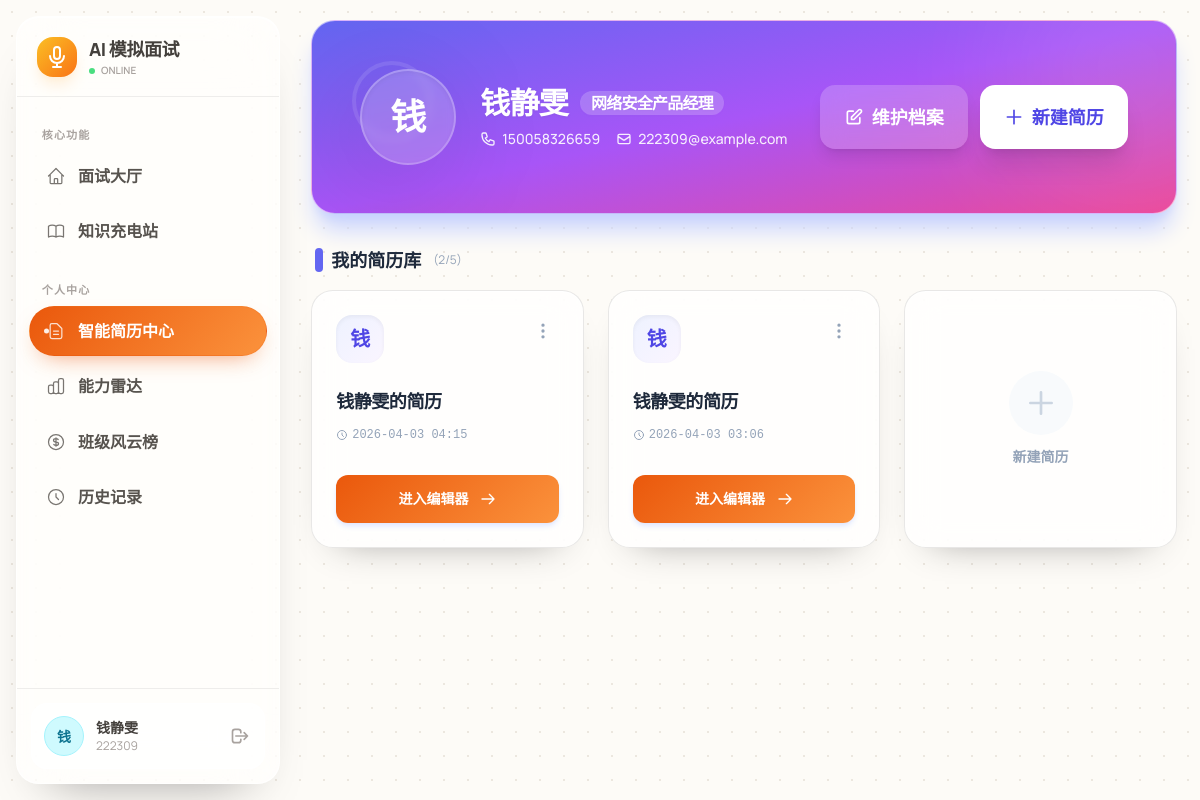
The page /resume_dashboard (signed in) on the database its author committed.
### app/models.py (models this page shows, shortened)
class User(UserMixin, db.Model):
    __tablename__ = 'users'
    id = db.Column(db.Integer, primary_key=True)
    username = db.Column(db.String(50), unique=True, nullable=False)
    password_hash = db.Column(db.String(128))
    truename = db.Column(db.String(50))
    student_id = db.Column(db.String(20), unique=True)
    role = db.Column(db.String(20), default='student')
    department = db.Column(db.String(50))
    class_name = db.Column(db.String(50))
    resume_text = db.Column(db.Text)
    resume_tags = db.Column(db.String(255))  # 用逗号分隔的字符串存储
    profile_info = db.Column(db.JSON)
    created_at = db.Column(db.DateTime, default=datetime.now)

class Resume(db.Model):
    __tablename__ = 'resumes'
    id = db.Column(db.Integer, primary_key=True)
    user_id = db.Column(db.Integer, db.ForeignKey('users.id'))
    title = db.Column(db.String(100), default='我的简历')
    template_id = db.Column(db.String(50), default='modern')
    content = db.Column(db.JSON)  # 存储简历的结构化数据
    created_at = db.Column(db.DateTime, default=datetime.now)
    updated_at = db.Column(db.DateTime, default=datetime.now, onupdate=datetime.now)
    user = db.relationship('User', backref='resumes')

### app/routes.py (the view, shortened to what this page needs)
@bp.route('/resume_dashboard', methods=['GET', 'POST'])
@login_required
def resume_dashboard():
    resumes = Resume.query.filter_by(user_id=current_user.id).order_by(Resume.updated_at.desc()).all()
    return render_template('resume_dashboard.html', resumes=resumes, user=current_user)

### app/templates/resume_dashboard.html (shortened to what this page needs)
{% extends "base.html" %}
{% block content %}
<div class="space-y-8 pb-10">
    <div class="hero rounded-3xl bg-gradient-to-br from-indigo-500 via-purple-500 to-pink-500 text-white shadow-xl shadow-indigo-200 overflow-hidden relative group">
        <div class="absolute bottom-0 left-0 w-40 h-40 bg-black/5 rounded-full blur-2xl"></div>
        <div class="absolute top-10 left-10 w-20 h-20 border-4 border-white/10 rounded-full"></div>
        <div class="hero-content flex-col md:flex-row justify-between w-full p-8 md:p-12 z-10">
            <div class="flex items-center gap-6">
                {% set info = user.profile_info or {} %}
                <div class="avatar placeholder">
                    <div class="bg-white/20 text-white rounded-full w-24 h-24 shadow-inner backdrop-blur-sm border-2 border-white/20">
                        <span class="text-4xl font-bold">{{ (info.get('name') or user.truename or user.username or 'Me')[0] | upper }}</span>
                    </div>
                </div>
                <div>
                    <h1 class="text-3xl font-extrabold tracking-tight mb-2 drop-shadow-sm flex items-center gap-3">
                        {{ info.get('name') or user.truename or '未设置姓名' }}
                        {% if info.get('job_target') %}
                        <span class="badge badge-lg bg-white/20 border-none text-white backdrop-blur-sm">{{ info.get('job_target') }}</span>
                        {% endif %}
                    </h1>
                    <div class="flex flex-wrap gap-4 text-sm font-medium opacity-90">
                        <span class="flex items-center gap-1.5">{{ info.get('phone') or '未填写' }}</span>
                        <span class="flex items-center gap-1.5"><svg xmlns="http://www.w3.org/2000/svg" class="h-4 w-4" fill="none" viewBox="0 0 24 24" stroke="currentColor"><path stroke-linecap="round" stroke-linejoin="round" stroke-width="2" d="M3 8l7.89 5.26a2 2 0 002.22 0L21 8M5 19h14a2 2 0 002-2V7a2 2 0 00-2-2H5a2 2 0 00-2 2v10a2 2 0 002 2z" /></svg>{{ info.get('email') or (user.username ~ '@example.com') }}</span>
                    </div>
                </div>
            </div>
            <div class="flex flex-col md:flex-row gap-3 mt-6 md:mt-0">
                <button onclick="document.getElementById('profile_modal').showModal()" class="btn btn-lg bg-white/20 hover:bg-white/30 border-none text-white backdrop-blur-md shadow-lg gap-2 group-hover:scale-105 transition-all">
                    <svg xmlns="http://www.w3.org/2000/svg" class="h-5 w-5" fill="none" viewBox="0 0 24 24" stroke="currentColor"><path stroke-linecap="round" stroke-linejoin="round" stroke-width="2" d="M11 5H6a2 2 0 00-2 2v11a2 2 0 002 2h11a2 2 0 002-2v-5m-1.414-9.414a2 2 0 112.828 2.828L11.828 15H9v-2.828l8.586-8.586z" /></svg>
                    维护档案
                </button>
                <button onclick="openCreateModal()" class="btn btn-lg bg-white text-indigo-600 hover:bg-indigo-50 border-none shadow-xl gap-2 group-hover:scale-105 transition-all">
                    <svg xmlns="http://www.w3.org/2000/svg" class="h-5 w-5" fill="none" viewBox="0 0 24 24" stroke="currentColor"><path stroke-linecap="round" stroke-linejoin="round" stroke-width="2" d="M12 4v16m8-8H4" /></svg>
                    新建简历
                </button>
            </div>
        </div>
    </div>
    <div>
        <h3 class="font-bold text-lg text-slate-800 flex items-center gap-2 mb-4 px-1">
            <div class="w-2 h-6 bg-indigo-500 rounded-full"></div>
            我的简历库
            <span class="text-xs font-normal text-slate-400 ml-1">({{ resumes|length }}/5)</span>
        </h3>
        {% if not resumes %}
        <div class="text-center py-20 bg-white rounded-3xl border border-dashed border-slate-300 shadow-sm">
            <div class="bg-indigo-50 w-20 h-20 rounded-full flex items-center justify-center mx-auto mb-4 text-indigo-500">
                <svg xmlns="http://www.w3.org/2000/svg" class="h-10 w-10" fill="none" viewBox="0 0 24 24" stroke="currentColor"><path stroke-linecap="round" stroke-linejoin="round" stroke-width="1.5" d="M9 12h6m-6 4h6m2 5H7a2 2 0 01-2-2V5a2 2 0 012-2h5.586a1 1 0 01.707.293l5.414 5.414a1 1 0 01.293.707V19a2 2 0 01-2 2z" /></svg>
            </div>
            <h3 class="text-lg font-bold text-slate-700">暂无简历</h3>
            <p class="text-slate-500 mb-6 mt-2 max-w-md mx-auto">您的简历库空空如也。创建第一份简历，让 AI 面试官更好地了解您。</p>
            <button onclick="openCreateModal()" class="btn btn-primary text-white shadow-lg shadow-indigo-200 px-8 rounded-full">立即创建</button>
        </div>
        {% else %}
        <div class="grid grid-cols-1 md:grid-cols-2 lg:grid-cols-3 gap-6">
            {% for resume in resumes %}
            <div class="card bg-white shadow-[0_2px_15px_-3px_rgba(0,0,0,0.07),0_10px_20px_-2px_rgba(0,0,0,0.04)] hover:shadow-[0_20px_25px_-5px_rgba(0,0,0,0.1),0_10px_10px_-5px_rgba(0,0,0,0.04)] transition-all duration-300 border border-slate-100 group hover:-translate-y-1">
                <div class="card-body p-6">
                    <div class="flex justify-between items-start mb-4">
                        <div class="w-12 h-12 rounded-2xl bg-gradient-to-br from-indigo-50 to-purple-50 text-indigo-600 flex items-center justify-center font-bold text-xl shadow-inner">
                            {{ resume.title[0] | upper }}
                        </div>
                        <div class="dropdown dropdown-end">
                            <label tabindex="0" class="btn btn-sm btn-ghost btn-circle text-slate-400 hover:bg-slate-100">
                                <svg xmlns="http://www.w3.org/2000/svg" class="h-5 w-5" fill="none" viewBox="0 0 24 24" stroke="currentColor"><path stroke-linecap="round" stroke-linejoin="round" stroke-width="2" d="M12 5v.01M12 12v.01M12 19v.01M12 6a1 1 0 110-2 1 1 0 010 2zm0 7a1 1 0 110-2 1 1 0 010 2zm0 7a1 1 0 110-2 1 1 0 010 2z" /></svg>
                            </label>
                        </div>
                    </div>
                    <h2 class="font-bold text-slate-800 text-lg mb-1 truncate tracking-tight">{{ resume.title }}</h2>
                    <p class="text-xs text-slate-400 mb-6 font-mono flex items-center gap-1">
                        <svg xmlns="http://www.w3.org/2000/svg" class="h-3 w-3" fill="none" viewBox="0 0 24 24" stroke="currentColor"><path stroke-linecap="round" stroke-linejoin="round" stroke-width="2" d="M12 8v4l3 3m6-3a9 9 0 11-18 0 9 9 0 0118 0z" /></svg>
                        {{ resume.updated_at.strftime('%Y-%m-%d %H:%M') }}
                    </p>
                    <div class="card-actions mt-auto">
                        <a href="{{ url_for('routes.resume_edit', resume_id=resume.id) }}" class="btn btn-primary w-full text-white shadow-md shadow-indigo-100 group-hover:shadow-indigo-200 border-none rounded-xl">
                            进入编辑器
                            <svg xmlns="http://www.w3.org/2000/svg" class="h-4 w-4 ml-1" fill="none" viewBox="0 0 24 24" stroke="currentColor"><path stroke-linecap="round" stroke-linejoin="round" stroke-width="2" d="M14 5l7 7m0 0l-7 7m7-7H3" /></svg>
                        </a>
                    </div>
                </div>
            </div>
            {% endfor %}
            {% if resumes|length < 5 %}
            <div onclick="openCreateModal()" class="card border-2 border-dashed border-slate-200 hover:border-indigo-400 hover:bg-indigo-50/30 transition-all cursor-pointer flex flex-col items-center justify-center min-h-[240px] group rounded-3xl">
                <div class="w-16 h-16 rounded-full bg-slate-50 group-hover:bg-indigo-100 text-slate-300 group-hover:text-indigo-500 flex items-center justify-center transition-all duration-300 mb-3 group-hover:scale-110">
                    <svg xmlns="http://www.w3.org/2000/svg" class="h-8 w-8" fill="none" viewBox="0 0 24 24" stroke="currentColor"><path stroke-linecap="round" stroke-linejoin="round" stroke-width="2" d="M12 4v16m8-8H4" /></svg>
                </div>
                <span class="text-sm font-bold text-slate-400 group-hover:text-indigo-600 transition-colors">新建简历</span>
            </div>
            {% endif %}
        </div>
        {% endif %}
    </div>
</div>
{% endblock %}

### app/templates/base.html (shortened to what this page needs)
<!DOCTYPE html>
<html data-theme="cupcake" lang="zh-CN">
<head>
    <link href="https://cdn.jsdelivr.net/npm/daisyui@4.12.10/dist/full.min.css" rel="stylesheet" type="text/css" />
    <script src="https://cdn.tailwindcss.com"></script>
</head>
<body class="antialiased">
    <aside id="sidebar" class="fixed sidebar-transition transform -translate-x-full lg:translate-x-0 flex flex-col">
        <div class="h-20 flex items-center px-5 border-b border-stone-200/70">
            <a href="{{ url_for('routes.home') }}" class="flex items-center gap-3 w-full group">
                <div class="w-10 h-10 rounded-2xl bg-gradient-to-br from-amber-400 to-orange-500 flex items-center justify-center shadow-lg shadow-orange-100 group-hover:rotate-3 transition-transform duration-300">
                    <svg xmlns="http://www.w3.org/2000/svg" class="h-6 w-6 text-white" fill="none" viewBox="0 0 24 24" stroke="currentColor">
                        <path stroke-linecap="round" stroke-linejoin="round" stroke-width="2" d="M19 11a7 7 0 01-7 7m0 0a7 7 0 01-7-7m7 7v4m0 0H8m4 0h4m-4-8a3 3 0 01-3-3V5a3 3 0 116 0v6a3 3 0 01-3 3z" />
                    </svg>
                </div>
                <div>
                    <h1 class="text-lg font-extrabold text-stone-700 tracking-tight">AI 模拟面试</h1>
                    <div class="flex items-center gap-1.5">
                        <span class="w-1.5 h-1.5 rounded-full bg-green-400 animate-pulse"></span>
                        <p class="text-[10px] text-stone-400 font-semibold uppercase">Online</p>
                    </div>
                </div>
            </a>
        </div>
        <nav class="flex-1 overflow-y-auto sidebar-content px-3 py-2.5">
            <div class="menu-section-title">核心功能</div>
            <ul class="space-y-1">
                <li>
                    <a href="{{ url_for('routes.home') }}" class="menu-item flex items-center gap-3 px-4 py-3 {{ 'active' if request.endpoint == 'routes.home' else '' }}">
                        <span>面试大厅</span>
                    </a>
                </li>
                <li>
                    <a href="{{ url_for('routes.learning_index') }}" class="menu-item flex items-center gap-3 px-4 py-3 {{ 'active' if request.endpoint and 'learning' in request.endpoint else '' }}">
                        <span>知识充电站</span>
                    </a>
                </li>
            </ul>
            <div class="menu-section-title">个人中心</div>
            <ul class="space-y-1">
                <li>
                    <a href="{{ url_for('routes.resume_dashboard') }}" class="menu-item flex items-center gap-3 px-4 py-3 {{ 'active' if request.endpoint in ['routes.resume_dashboard', 'routes.resume_edit', 'routes.resume_builder', 'routes.profile_basic'] else '' }}">
                        <span>智能简历中心</span>
                    </a>
                </li>
                <li>
                    <a href="{{ url_for('routes.ability_radar') }}" class="menu-item flex items-center gap-3 px-4 py-3 {{ 'active' if request.endpoint == 'routes.ability_radar' else '' }}">
                        <span>能力雷达</span>
                    </a>
                </li>
                <li>
                    <a href="{{ url_for('routes.leaderboard') }}" class="menu-item flex items-center gap-3 px-4 py-3 {{ 'active' if request.endpoint == 'routes.leaderboard' else '' }}">
                        <span>班级风云榜</span>
                    </a>
                </li>
                <li>
                    <a href="{{ url_for('routes.history') }}" class="menu-item flex items-center gap-3 px-4 py-3 {{ 'active' if request.endpoint == 'routes.history' else '' }}">
                        <svg xmlns="http://www.w3.org/2000/svg" class="h-5 w-5 opacity-80" fill="none" viewBox="0 0 24 24" stroke="currentColor"><path stroke-linecap="round" stroke-linejoin="round" stroke-width="1.5" d="M12 8v4l3 3m6-3a9 9 0 11-18 0 9 9 0 0118 0z" /></svg>
                        <span>历史记录</span>
                    </a>
                </li>
            </ul>
        </nav>
        <div class="p-3.5 border-t border-stone-200/70">
            {% if current_user.is_authenticated %}
                {% set avatar_styles = [
                    'bg-rose-100 text-rose-700 border border-rose-200',
                    'bg-orange-100 text-orange-700 border border-orange-200',
                    'bg-emerald-100 text-emerald-700 border border-emerald-200',
                    'bg-cyan-100 text-cyan-700 border border-cyan-200',
                    'bg-blue-100 text-blue-700 border border-blue-200',
                    'bg-violet-100 text-violet-700 border border-violet-200',
                    'bg-fuchsia-100 text-fuchsia-700 border border-fuchsia-200'
                ] %}
                {% set style_class = avatar_styles[(current_user.id) % 7] %}
                <div class="flex items-center gap-3 w-full p-3 rounded-2xl border border-white/70 bg-white/55 backdrop-blur-xl">
                    <div class="avatar placeholder">
                        <div class="{{ style_class }} w-10 h-10 rounded-full grid place-items-center ring-2 ring-white/70">
                            <span class="text-sm font-bold leading-none select-none mt-[1px]">{{ current_user.truename[0] if current_user.truename else '我' }}</span>
                        </div>
                    </div>
                    <div class="flex-1 min-w-0 text-left">
                        <p class="text-sm font-extrabold text-stone-700 truncate">{{ current_user.truename }}</p>
                        <p class="text-xs text-stone-400 truncate">{{ current_user.username }}</p>
                    </div>
                    <a href="{{ url_for('auth.logout') }}" class="btn btn-ghost btn-xs btn-square text-stone-400 hover:text-red-500" title="退出登录">
                        <svg xmlns="http://www.w3.org/2000/svg" class="h-5 w-5" fill="none" viewBox="0 0 24 24" stroke="currentColor"><path stroke-linecap="round" stroke-linejoin="round" stroke-width="2" d="M17 16l4-4m0 0l-4-4m4 4H7m6 4v1a3 3 0 01-3 3H6a3 3 0 01-3-3V7a3 3 0 013-3h4a3 3 0 013 3v1" /></svg>
                    </a>
                </div>
            {% else %}
                <a href="{{ url_for('auth.login') }}" class="btn btn-primary w-full text-white">立即登录</a>
            {% endif %}
        </div>
    </aside>
    <main class="main-content transition-all duration-300">
        <div class="page-shell">
            {% block content %}{% endblock %}
        </div>
    </main>
</body>
</html>

### rows shown on the page
User: truename "钱", truename "钱静雯", username "222309"
Resume: title "钱", title "钱静雯的简历", updated_at "2026-04-03 04:15"
Resume: title "钱", title "钱静雯的简历", updated_at "2026-04-03 03:06"

### other values the page prints
{{ info.get('job_target') }} "网络安全产品经理"
{{ info.get('phone') or '未填写' }} "150058326659"
{{ info.get('email') or (user.username ~ '@example.com') }} "222309@example.com"
{{ resumes|length }} "2"
